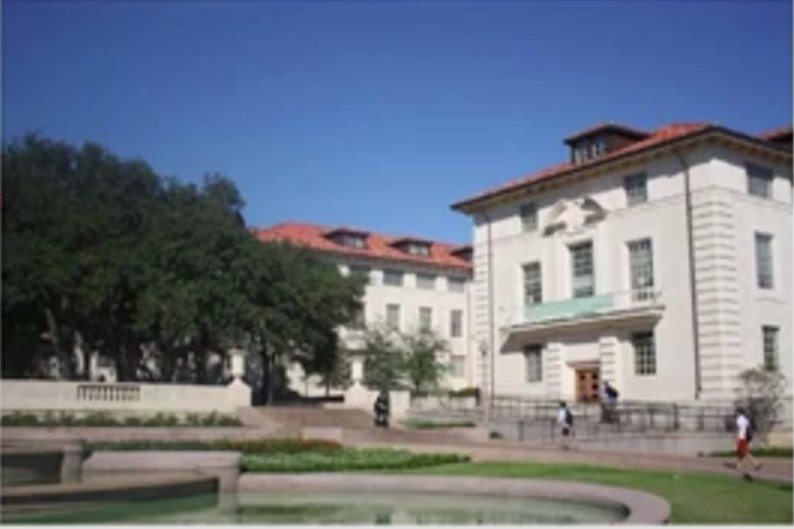
//> input picture ComputerVision/data/home.jpg, 794 x 529 px
$ ./BasicImageProcessing   (built with g++ and OpenCV 4)
//> lines starting //> are read from the running program, lines starting //| are printed output that depends on the picture; after the words box and inside, x2 and y2 are one past the last pixel; in counts of white or black regions, pixels touching at a corner belong together
#include <algorithm>
#include <math.h>
#include <opencv2/core.hpp>
#include <opencv2/highgui.hpp>
#include <opencv2/imgcodecs.hpp>
#include <opencv2/imgproc.hpp>
#include <opencv2/opencv.hpp>
#include <vector>
using namespace std;
using namespace cv;

void displayImage(Mat &img, unsigned int time = 0, string title = "frame") {
  imshow(title, img);
  waitKey(time);
}

bool isValidPoint(Mat &img, int x, int y) {
  int rows = img.rows;
  int cols = img.cols;
  return (x >= 0 and x < rows and y >= 0 and y < cols);
}

vector<vector<double>> getGuassianKernal(int size, double sigma) {
  vector<vector<double>> Kernal(size, vector<double>(size, 0.0));
  double sum = 0.0;
  int center = size / 2;
  for (int i = 0; i < size; i++) {
    for (int j = 0; j < size; j++) {
      int x = i - center;
      int y = j - center;
      Kernal[i][j] = exp(-(x * x + y * y) / (2 * sigma * sigma));
      sum += Kernal[i][j];
    }
  }
  if (sum != 0) {
    for (int i = 0; i < size; i++) {
      for (int j = 0; j < size; j++) {
        Kernal[i][j] /= sum;
      }
    }
  }
  return Kernal;
}

// [130 lines left out: functions Transform1, inverionAlongYAxisTransform, pixelInverseTransform, linearContrastStreachingTransform, movingAverageTransform, histogramEqualization, not called in this run]

Mat guassianFilterTransform(Mat &img, int FiltSize = 3, double Sigma = 1.5) {
  vector<vector<double>> filter = getGuassianKernal(FiltSize, Sigma);
  int trows = img.rows - FiltSize + 1;
  int tcols = img.cols - FiltSize + 1;
  Mat transformed(trows, tcols, CV_8U);
  for (int i = 1; i <= trows - 2; i++) {
    for (int j = 1; j <= tcols - 2; j++) {
      double tval = 0;
      for (int x = -1; x <= 1; x++) {
        for (int y = -1; y <= 1; y++) {
          tval = tval + (filter[x + 1][y + 1] *
                         static_cast<double>(img.at<u_char>(i + x, j + y)));
        }
      }
      transformed.at<u_char>(i, j) = static_cast<u_char>(tval);
    }
  }
  return (transformed);
}

// [65 lines left out: functions verticalEdgeFilterTransform, horizontalEdgeFilterTransform, medianFilter, not called in this run]

// Fourier transform vairent fast fourier transform can perform convolution
// opreation of nxn image in n(logn) time this is the fastest method for
// convolution opreation. It is done using divide and conquer recursive
// algorithm. Implement convolution using fft. Similarlly corelation as well.
// vector<int> getValueRepresenation(vector<int> CoeffRep){
//   int n = CoeffRep.size();
//   if(n==1)
//     return CoeffRep;
//   double w = exp()
// }

// Impulse signal double flips on filter application. Convolution nullifies this
// double flip.  T(i,j)= $u$v (H(u,v)*I(i-u,j-u))  where $ is summation opreator
// T is the transformed image, H is the filter, and I is the input image. So
// convolution is cross correleation of double flipped input. This are linear
// shift invarient opreator, Linearity means Image I with filters h0 and h1 when
// applied are distributive ie, I(h0 + h1) = I*h0 + I*h1, also known as the
// super position principle. The other property is called shift invarience :
// shifting (or translating) a signal commutes with applying the opreator.
// T(i,j) = H(i+k,j+l) -> f(g(i,j)) = f(h(i+k,j+l)), In layman terms the effect
// of the opreator is the same no matter where in the image, ie it is invarient
// of the image location. Convolution (denoted by * opreator) is commutative a*b
// = b*a ( no diff btwn filter and signal/img) a*(b*c) = (a*b)*c helps in
// precomputations and reducing computation time, scalar : ka*b = a*kb =
// k*(a*b),Identity : Unit impulse. An important optimization uses property of
// seperablity usually for image of size nxn, and a filter size of k (usually 3)
// we require k^2 x n^2 computatations over the entire image, making it very
// expensive, seperablity allows us in some cases to bring this computation down
// to (2k * n^2) by performing 1d horizontal convolution followd by 1d vertial
// convolution having the same effect as the k^2 computations per pixel at end.
void convolutionOptimized(Mat &img) {}

// Implement canny edge detector
/*
  1) filter image with derivate of guassian
  2) find magnitude and derection of the gradient
  3) apply non max supression
  4) linking and thresholding : use high and low threshold use high threshold to
  say edge and low threshold to continue them, if a pixel is connected to an
  edge pixel than it an edge pixek too.
*/
// Returns Magnitude of Gradient and direction of Gradient.
Mat sobelFilterEdgeTransformWithNonMaxSupression(Mat &img) {
  int filtSize = 3;
  vector<vector<int>> filtery, filterx;
  filtery = {{-1, -2, -1}, {0, 0, 0}, {1, 2, 1}};
  filterx = {{-1, 0, 1}, {-2, 0, 2}, {-1, 0, 1}};
  int trows = img.rows - filtSize + 1;
  int tcols = img.cols - filtSize + 1;
  Mat gradMag(trows, tcols, CV_8U);
  Mat gradDir(trows, tcols, CV_64F);
  for (int i = 1; i <= trows - 2; i++) {
    for (int j = 1; j <= tcols - 2; j++) {
      double tvalx = 0;
      double tvaly = 0;
      for (int x = -1; x <= 1; x++) {
        for (int y = -1; y <= 1; y++) {
          tvalx = tvalx + (filterx[x + 1][y + 1] *
                           static_cast<double>(img.at<u_char>(i + x, j + y)));
          tvaly = tvaly + (filtery[x + 1][y + 1] *
                           static_cast<double>(img.at<u_char>(i + x, j + y)));
        }
      }
      double tval = sqrt(tvalx * tvalx + tvaly * tvaly);
      if (tvalx == 0.00) {
        gradDir.at<double>(i, j) = (tvaly >= 0 ? M_PI / 2.0 : -M_PI / 2.0);
      } else {
        gradDir.at<double>(i, j) = atan(tvaly / tvalx);
      }
      gradDir.at<double>(i, j) *= (180.0 / M_PI);
      gradDir.at<double>(i, j) = abs(gradDir.at<double>(i, j));
      gradMag.at<u_char>(i, j) = static_cast<u_char>(tval);
    }
  }
  Mat finalImg(trows, tcols, CV_8U);
  for (int i = 1; i < trows - 1; i++) {
    for (int j = 1; j < tcols - 1; j++) {
      double angle = gradDir.at<double>(i, j);
      double neigh1, neigh2;
      if ((angle >= 0 and angle < 22.5) or (angle >= 157.5 && angle < 180)) {
        neigh1 = gradMag.at<u_char>(i, j + 1);
        neigh2 = gradMag.at<u_char>(i, j - 1);
      } else if ((angle >= 22.5 and angle < 67.5)) {
        neigh1 = gradMag.at<u_char>(i - 1, j + 1);
        neigh2 = gradMag.at<u_char>(i + 1, j - 1);
      } else if ((angle >= 67.5 and angle < 112.5)) {
        neigh1 = gradMag.at<u_char>(i - 1, j);
        neigh2 = gradMag.at<u_char>(i + 1, j);
      } else if ((angle >= 112.5 and angle < 157.5)) {
        neigh1 = gradMag.at<u_char>(i - 1, j - 1);
        neigh2 = gradMag.at<u_char>(i + 1, j + 1);
      } else {
        neigh1 = neigh2 = 0;
      }

      if (gradMag.at<u_char>(i, j) >= max(neigh1, neigh2))
        finalImg.at<u_char>(i, j) = gradMag.at<u_char>(i, j);
      else
        finalImg.at<u_char>(i, j) = 0;
    }
  }
  return finalImg;
}

pair<int, int> getDoubleThresholds(Mat &img) {
  int rows = img.rows;
  int cols = img.cols;
  vector<int> frequency(256, 0);
  for (int i = 0; i < rows; i++) {
    for (int j = 0; j < cols; j++) {
      frequency[static_cast<int>(img.at<u_char>(i, j))] += 1;
    }
  }
  int upperI = 0;
  int upperF = 0;
  for (int i = 210; i <= 240; i++) {
    if (frequency[i] > upperF) {
      upperF = frequency[i];
      upperI = i;
    }
  }
  int lowerI = 0;
  int lowerF = INT_MAX;
  for (int i = 40; i <= 60; i++) {
    if (frequency[i] < lowerF) {
      lowerF = frequency[i];
      lowerI = i;
    }
  }
  return {upperI, lowerI};
}

bool isStrongEdgePoint(int x, int y, Mat &img) {
  return (static_cast<int>(img.at<u_char>(x, y)) == 255);
}

bool isWeakEdgePoint(int x, int y, Mat &img) {
  return (static_cast<int>(img.at<u_char>(x, y)) == 128);
}

void edgeTracking(int u, int v, Mat &img) {
  int rows = img.rows;
  int cols = img.cols;
  if (static_cast<int>(img.at<u_char>(u, v)) == 128) {
    bool isConnectedToStrongEdge = false;
    for (int x = -1; x <= 1; x++) {
      for (int y = -1; y <= 1; y++) {
        if (isValidPoint(img, u + x, v + y) and
            isStrongEdgePoint(u + x, v + y, img)) {
          isConnectedToStrongEdge = true;
        }
      }
    }
    if (isConnectedToStrongEdge) {
      img.at<u_char>(u, v) = 255;
      for (int x = -1; x <= 1; x++) {
        for (int y = -1; y <= 1; y++) {
          if (x == 0 and y == 0)
            continue;
          if (isValidPoint(img, u + x, v + y) and
              isWeakEdgePoint(u + x, v + y, img)) {
            edgeTracking(u + x, v + y, img);
          }
        }
      }
    }
  }
}

// [16 lines left out: function performDiff, not called in this run]

Mat getCannyEdgesImg(Mat &img) {
  Mat guassian = guassianFilterTransform(img);
  Mat sobelAndNMSImg = sobelFilterEdgeTransformWithNonMaxSupression(guassian);
  int rows = sobelAndNMSImg.rows;
  int cols = sobelAndNMSImg.cols;
  pair<int, int> thresholds = getDoubleThresholds(sobelAndNMSImg);
  int upperI = thresholds.first;
  int lowerI = thresholds.second;
  vector<pair<int, int>> weakEds;
  Mat result(rows, cols, CV_8U);
  for (int i = 0; i < rows; i++) {
    for (int j = 0; j < cols; j++) {
      double mag = static_cast<double>(sobelAndNMSImg.at<u_char>(i, j));
      if (mag >= upperI) {
        result.at<u_char>(i, j) = 255;
      } else if (mag >= lowerI) {
        result.at<u_char>(i, j) = 128;
        weakEds.push_back({i, j});
      } else {
        result.at<u_char>(i, j) = 0;
      }
    }
  }
  for (auto point : weakEds) {
    edgeTracking(point.first, point.second, result);
  }
  return result;
}

int getValIntOf(Mat &img, int x, int y) {
  return static_cast<int>(img.at<u_char>(x, y));
}

// [15 lines left out: function laplacianOfGuassian, not called in this run]

int main() {
  string imPath =
      "/home/panirpal/workspace/Projects/ComputerVision/data/home.jpg";
  Mat img = imread(imPath, IMREAD_GRAYSCALE);
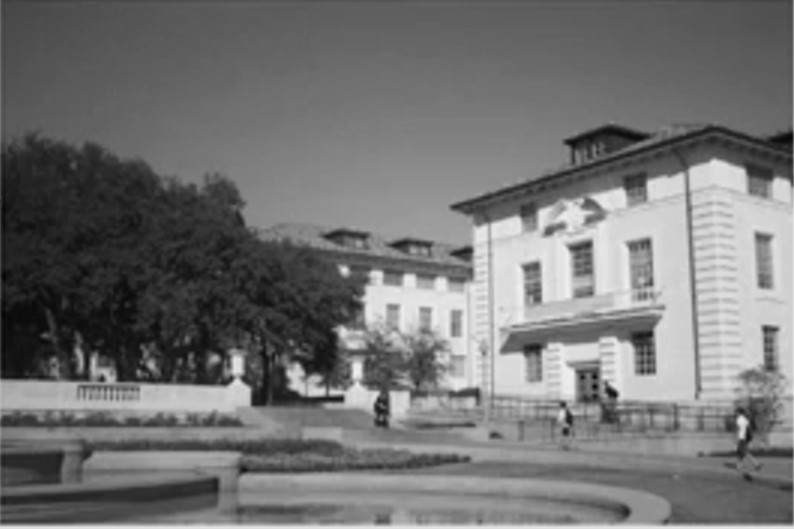
//> img: 529 rows x 794 cols, CV_8UC1; min 4, max 242, mean 115
  if (!img.empty()) {
    Mat out = getCannyEdgesImg(img);
//> after the loop in guassianFilterTransform, `for (int i = 1; i <= trows - 2; i++)`:
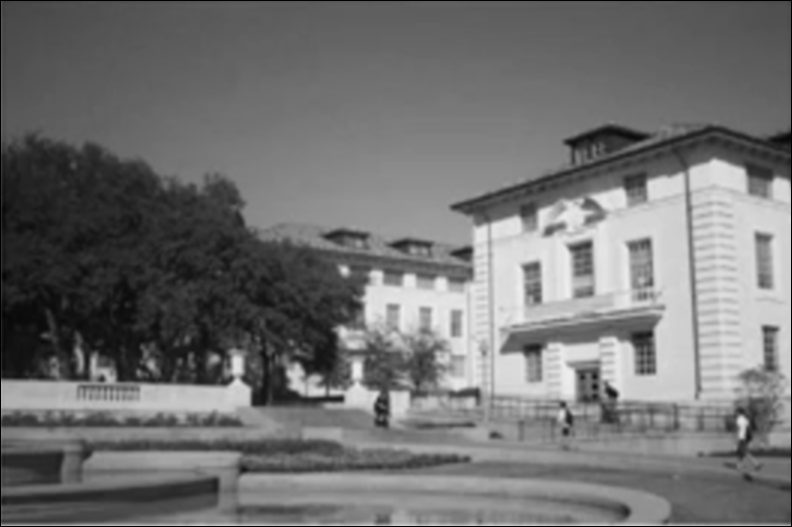
//> transformed: 527 rows x 792 cols, CV_8UC1; min 0, max 239, mean 113.2
//> after the loop in sobelFilterEdgeTransformWithNonMaxSupression, `for (int i = 1; i <= trows - 2; i++)`:
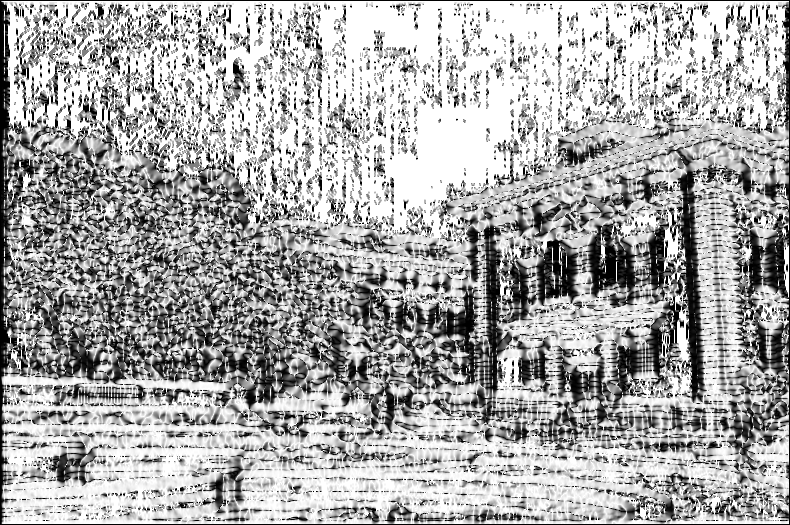
//> gradDir: 525 rows x 790 cols, CV_64FC1; min 0, max 90, mean 60; drawn with min black and max white
//> after the loop in sobelFilterEdgeTransformWithNonMaxSupression, `for (int i = 1; i <= trows - 2; i++)`:
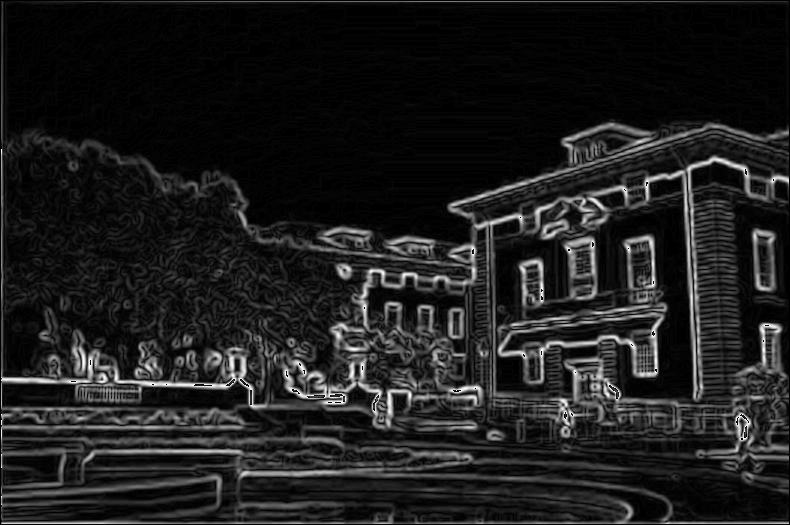
//> gradMag: 525 rows x 790 cols, CV_8UC1; min 0, max 255, mean 30.1
//> after the loop in sobelFilterEdgeTransformWithNonMaxSupression, `for (int i = 1; i < trows - 1; i++)`:
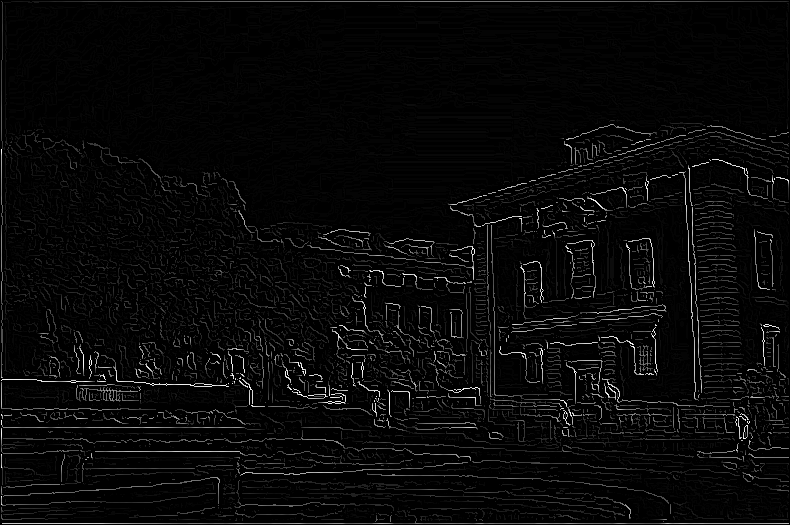
//> finalImg: 525 rows x 790 cols, CV_8UC1; min 0, max 255, mean 8.7
//> after the loop in getDoubleThresholds, `for (int i = 0; i < rows; i++)`: frequency = 256 values, max 299166 at index 0, min 11 at index 255, mean 1620.1
//> the loop in getDoubleThresholds, `for (int i = 210; i <= 240; i++)` made 31 passes
//> upperF on passes 1 to 2: 40, 50
//> after the loop in getDoubleThresholds, `for (int i = 210; i <= 240; i++)`: upperF = 50; upperI = 211
//> the loop in getDoubleThresholds, `for (int i = 40; i <= 60; i++)` made 21 passes
//> lowerF on passes 1, 2, 3, 6, 7, 11, 15: 558, 554, 365, 344, 323, 315, 270
//> after the loop in getDoubleThresholds, `for (int i = 40; i <= 60; i++)`: lowerF = 270; lowerI = 54
//> in getCannyEdgesImg, `pair<int, int> thresholds = getDoubleThresholds(sobelAndNMSImg);`: thresholds = (211, 54)
//> in getCannyEdgesImg, `int upperI = thresholds.first;`: upperI = 211
//> in getCannyEdgesImg, `int lowerI = thresholds.second;`: lowerI = 54
//> after the loop in getCannyEdgesImg, `for (int i = 0; i < rows; i++)`:
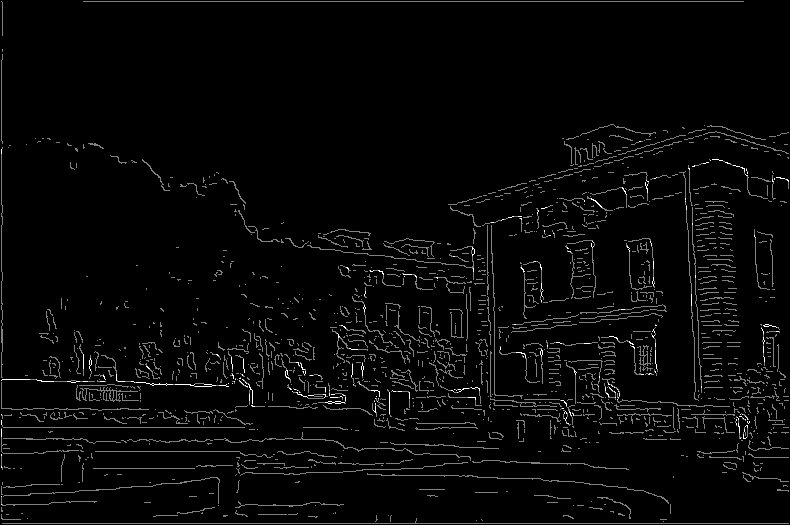
//> result: 525 rows x 790 cols, CV_8UC1; min 0, max 255, mean 7.3
//> after the loop in getCannyEdgesImg, `for (int i = 0; i < rows; i++)`: weakEds = 21174 items
//> the loop in getCannyEdgesImg, `for (auto point : weakEds)` made 21174 passes
//> point on passes 1 to 3: (1, 1), (1, 83), (1, 84)
//> after the loop in getCannyEdgesImg, `for (auto point : weakEds)`:
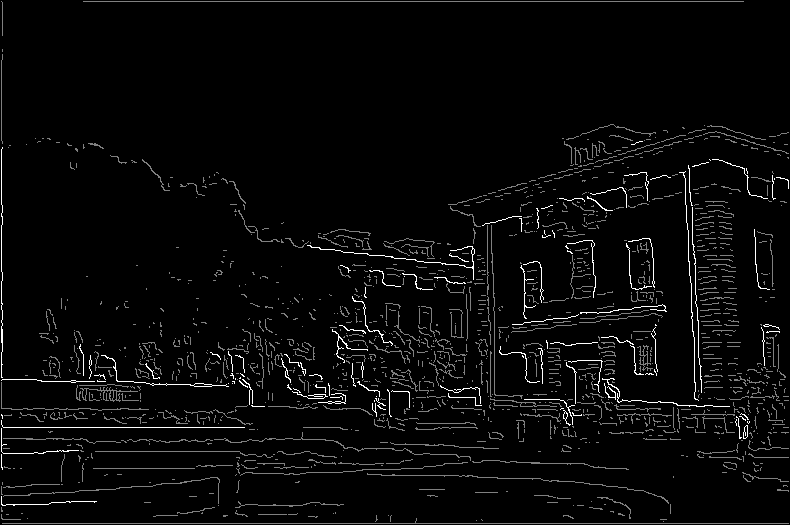
//> result: 525 rows x 790 cols, CV_8UC1; 0.96% of pixels changed, all inside (x1, y1, x2, y2) = (1, 141, 789, 506)
    displayImage(out);
  } else
    cerr << "image not found! exiting...";
  return 0;
}

$ run again, with ComputerVision/data/chess2.jpg copied over ComputerVision/data/home.jpg
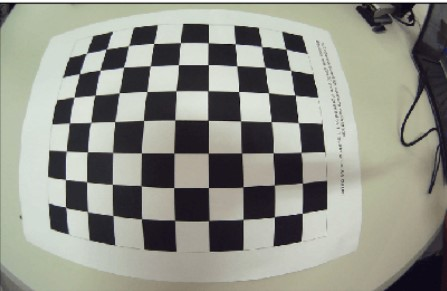
//> input picture ComputerVision/data/chess2.jpg, 447 x 291 px
//> after the loop in sobelFilterEdgeTransformWithNonMaxSupression, `for (int i = 1; i < trows - 1; i++)`:
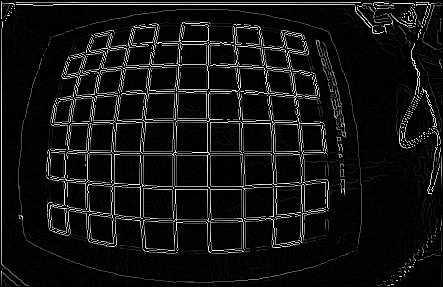
//> finalImg: 287 rows x 443 cols, CV_8UC1; min 0, max 255, mean 18.3
//> after the loop in getDoubleThresholds, `for (int i = 0; i < rows; i++)`: frequency = 256 values, max 84421 at index 0, min 23 at index 42, mean 496.6
//> the loop in getDoubleThresholds, `for (int i = 210; i <= 240; i++)` made 31 passes
//> upperF on passes 1 to 3: 73, 76, 111
//> after the loop in getDoubleThresholds, `for (int i = 210; i <= 240; i++)`: upperF = 111; upperI = 212
//> the loop in getDoubleThresholds, `for (int i = 40; i <= 60; i++)` made 21 passes
//> lowerF on passes 1, 3: 26, 23
//> after the loop in getDoubleThresholds, `for (int i = 40; i <= 60; i++)`: lowerF = 23; lowerI = 42
//> thresholds = (212, 42)
//> in getCannyEdgesImg, `int upperI = thresholds.first;`: upperI = 212
//> in getCannyEdgesImg, `int lowerI = thresholds.second;`: lowerI = 42
//> after the loop in getCannyEdgesImg, `for (int i = 0; i < rows; i++)`: weakEds = 10796 pairs, first 12: [1, 1], [1, 361], [1, 372], [1, 384], [1, 385], [1, 386], [1, 387], [1, 388], [1, 389], [1, 415], [1, 429], [2, 1]
//> the loop in getCannyEdgesImg, `for (auto point : weakEds)` made 10796 passes
//> after the loop in getCannyEdgesImg, `for (auto point : weakEds)`:
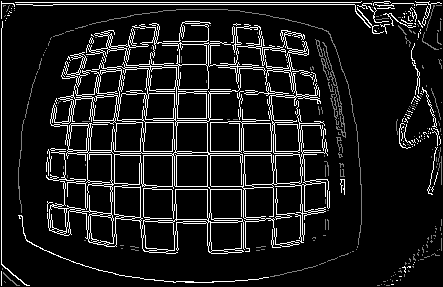
//> result: 287 rows x 443 cols, CV_8UC1; min 0, max 255, mean 26.1
